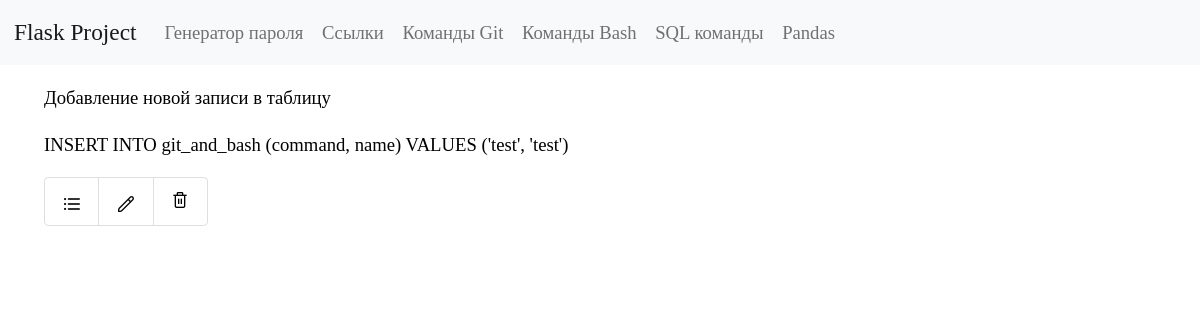
The page /sql/view/1 on the database its author committed.
### tables this page shows
CREATE TABLE [sql] ( 
  "sql_id" INTEGER PRIMARY KEY AUTOINCREMENT,
  "sql_command" TEXT NOT NULL,
  "sql_name" TEXT NOT NULL
);

### app.py (the view)
@app.route("/sql/view/<int:sql_id>")
def get_post_sql_command(sql_id):
    conn = get_db_connection()
    sql_view = conn.execute("SELECT sql_id, sql_command, sql_name FROM sql WHERE sql_id = ?", (sql_id,)).fetchone()
    conn.close()
    return render_template("sql/sql_view_command.html",
                           sql_view=sql_view)

### app.py (called while the page is built)
def get_db_connection():
    conn = sqlite3.connect("database.db")
    conn.row_factory = sqlite3.Row
    return conn

### templates/sql/sql_view_command.html (shortened to what this page needs)
{% extends 'base.html' %}
{% block content %}
<div class="bd-example">
   <h2 class="pb-2">{{ sql_view.title }}</h2>
   <p>{{ sql_view['sql_name'] }}</p>
   <p>{{ sql_view['sql_command'] }}</p>
    <ul class="list-group list-group-horizontal">
        <li class="list-group-item"><a href="{{ url_for('sql_list_commands') }}"><img src="/static/icons/list.png"></a></li>
        <li class="list-group-item"><a href="{{ url_for('edit_sql_command', sql_id=sql_view['sql_id']) }}"><img src="/static/icons/pencil.png"></a></li>
        <li class="list-group-item"> <form action="{{ url_for('delete_sql_command', sql_id=sql_view['sql_id'])}}" method="POST">
         <input type="image" src="/static/icons/trash.png" value="Удалить запись?"
            onclick="return confirm('Вы уверены что хотите удалить запись?')">
      </form></li>
    </ul>
   </div>
{% endblock %}

### static/styles.css (style rules this page uses)
* { font-family: Bahnschrift; font-size: 14pt; color: black; }
.list-group-item a, .add { text-decoration: none; color: black; font-size: 11pt; font-weight: bold; }

### rows shown on the page
sql: sql_name "Добавление новой записи в таблицу", sql_command "INSERT INTO git_and_bash (command, name) VALUES ('test', 'test')"
